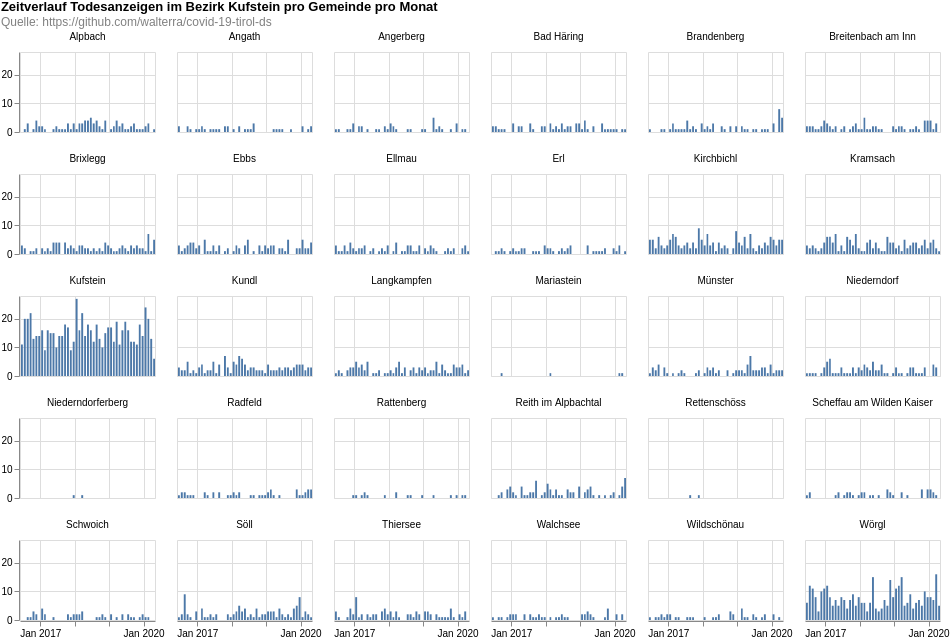

The specification (Vega-Lite) saved for this image:
### Vega-Lite specification from a JSON file in a GitHub repository (floating-point values rounded to 4 significant figures; data arrays with more than 128 entries replaced by an {"elided": "..."} marker saying what was removed)
{"$schema": "https://vega.github.io/schema/vega-lite/v4.8.1.json", "columns": 6, "config": {"view": {"continuousHeight": 300, "continuousWidth": 400}}, "data": {"name": "data-483381324963d4d8bc468ce57a8d1f09"}, "datasets": {"data-483381324963d4d8bc468ce57a8d1f09": {"elided": "2725 records"}}, "facet": {"field": "municipaly", "title": null, "type": "nominal"}, "padding": 0, "spec": {"layer": [{"encoding": {"tooltip": [{"field": "date", "timeUnit": "yearmonth", "type": "temporal"}, {"aggregate": "sum", "field": "count", "type": "quantitative"}], "x": {"field": "date", "timeUnit": "yearmonth", "title": null, "type": "temporal"}, "y": {"aggregate": "sum", "field": "count", "title": null, "type": "quantitative"}}, "height": 80, "mark": "bar", "width": 135}]}, "title": {"color": "black", "subtitle": ["Quelle: https://github.com/walterra/covid-19-tirol-ds"], "subtitleColor": "gray", "text": ["Zeitverlauf Todesanzeigen im Bezirk Kufstein pro Gemeinde pro Monat"]}}
